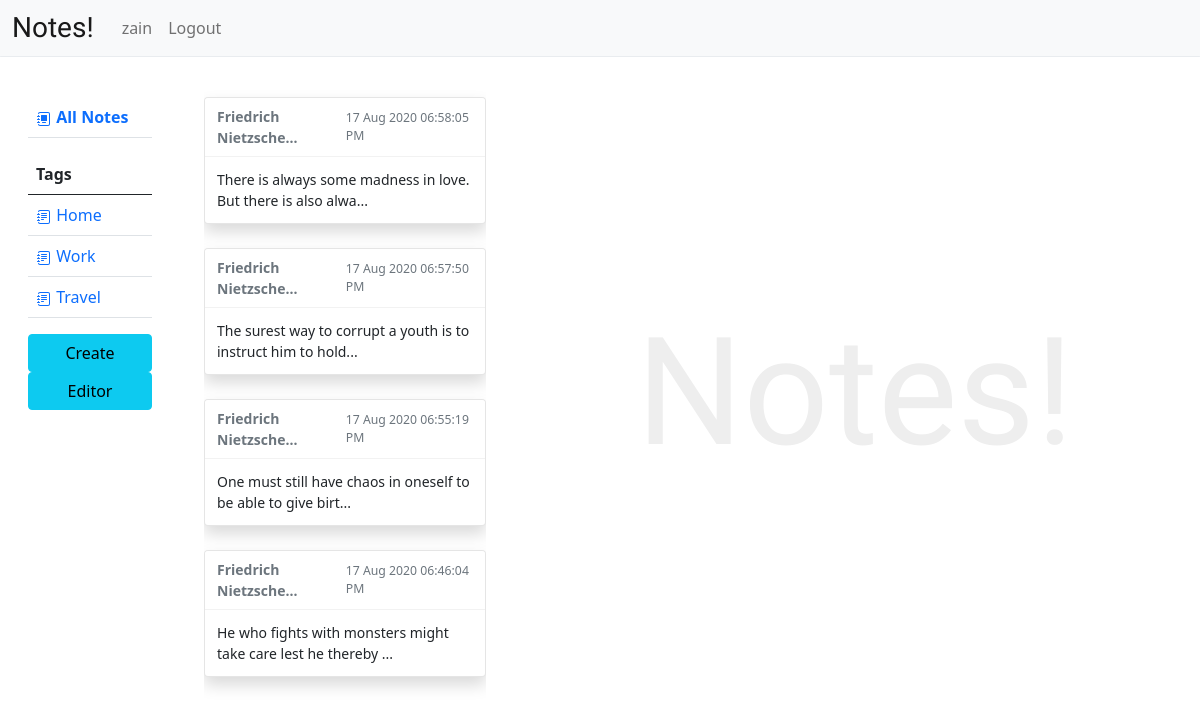
Page / (signed in) on the earlier database version.
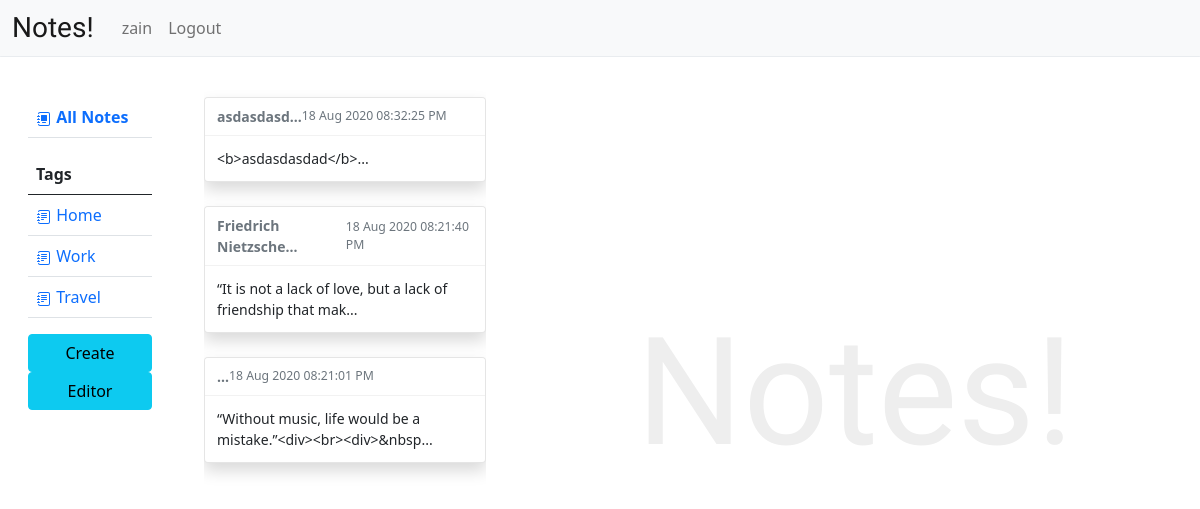
Same page on the later database version.
### models.py (models this page shows, shortened)
class Note(Base):
    __tablename__ = "notes"
    id = Column(Integer, primary_key=True)
    user_id = Column(Integer, ForeignKey("users.id"))
    title = Column(String(200))
    content = Column(String)
    tag = Column(String(40))
    timestamp = Column(TIMESTAMP)
    users = relationship("User", back_populates="notes")

### app.py (the view)
@app.route("/")
def index():
    if session.get("username"):
        notes = db.query(Note).filter_by(user_id=session["user_id"]).all()
        notes = reversed(list(notes))
        return render_template("dashboard.html", notes=notes)
    return render_template("index.html")

### templates/dashboard.html (shortened to what this page needs)
{% extends 'layout.html' %}  {% block body %}
<main style="height: 100%;">
  <div class="dashboard">
    <div class="row">
      <div class="user-menu col-2">
        <table class="table table-hover">
          <thead>
            <tr>
              <th scope="col" class="active" id="allNotesBtn">
                <a href=""
                  >
                  All Notes</a
                >
              </th>
            </tr>
          </thead>
        </table>
        <table class="table table-hover">
          <thead>
            <tr>
              <th scope="col">Tags</th>
            </tr>
          </thead>
          <tbody>
            <tr>
              <td class="noteTags" id="tagHome">
                <a href="">
                  Home</a
                >
              </td>
            </tr>
            <tr>
              <td class="noteTags" id="tagWork">
                <a href=""
                  >
                  Work</a
                >
              </td>
            </tr>
            <tr>
              <td class="noteTags" id="tagTravel">
                <a href=""
                  >
                  Travel</a
                >
              </td>
            </tr>
          </tbody>
        </table>
        <div class="mt-auto">
          <div class="create-btn">
            <div class="btn btn-info" style="width: 100%;" id="createNote">
              Create
            </div>
          </div>
        </div>
        <div class="mt-auto">
          <div class="create-btn">
            <div class="btn btn-info" style="width: 100%;" id="createEditor">
              Editor
            </div>
          </div>
        </div>
      </div>
      <div class="user-notes col-3">
        <div id="notesList">
          {% for note in notes %}
          <div
            class="toast show mb-4"
            role="alert"
            aria-live="assertive"
            aria-atomic="true"
            data-autohide="false"
          >
            <div class="toast-header">
              <strong class="mr-auto"
                >{{note.title[:20] + "..." | safe}}</strong
              >
              <small class="text-muted"
                >{{note.timestamp.strftime("%d %b %Y %I:%M:%S %p")}}</small
              >
            </div>
            <div class="toast-body">
              <div>
                {{note.content[:60] + "..." }}
              </div>
            </div>
          </div>
          {% endfor %}
        </div>
      </div>
      <div class="note col-7">
        <div class="m-5" id="noteDisplay">
          <div class="logo">
            <h1>Notes!</h1>
          </div>
        </div>
      </div>
    </div>
  </div>
</main>
{% endblock %}

### templates/layout.html (shortened to what this page needs)
<!DOCTYPE html>
<html lang="en">
  <head>
    <link
      rel="stylesheet"
      href="https://stackpath.bootstrapcdn.com/bootstrap/5.0.0-alpha1/css/bootstrap.min.css"
    />
    <link
      rel="stylesheet"
      href="{{ url_for('static', filename='css/style.css') }}"
    />
  </head>
  <body>
    <nav class="navbar navbar-expand-lg navbar-light bg-light">
      <div class="container-fluid">
        <a class="navbar-brand brand-name" href="/">
          Notes!
        </a>
        <div class="collapse navbar-collapse" id="navbarNav">
          <ul class="navbar-nav">
            {% if not session['username'] %}
            <li class="nav-item">
              <a class="nav-link active" aria-current="page" href="/">Home</a>
            </li>
            <li class="nav-item">
              <a class="nav-link" href="javascript:showForm('signInForm')"
                >Signin</a
              >
            </li>
            <li class="nav-item">
              <a class="nav-link" href="javascript:showForm('signUpForm')"
                >Signup</a
              >
            </li>
            {% else %}
            <li class="nav-item">
              <a class="nav-link">{{session['username']}}</a>
            </li>
            <li class="nav-item">
              <a class="nav-link" href="/logout">Logout</a>
            </li>
            {% endif %}
          </ul>
        </div>
      </div>
    </nav>
    <div class="progress" style="height: 1px;">
    </div>
    {% block body %}{% endblock %}
  </body>
</html>

### static/css/style.css (style rules this page uses)
.brand-name { font-family:"Satisfy",cursive }
nav .container-fluid .brand-name { line-height:1;margin:0 20px 0 0;padding:5 0 0 0;font-size:28px }
nav .container-fluid #navbarNav { width:auto }
.dashboard { height:calc(100vh - 56px);overflow:hidden }
.dashboard .row { height:100% }
.dashboard .row .user-menu { height:100%;padding:40px }
.dashboard .row .user-menu table a { text-decoration:none }
.dashboard .row .user-notes { height:100% }
.dashboard .row .user-notes #notesList { height:100%;padding:40px 0;overflow-y:scroll }
.dashboard .row .note #noteDisplay { height:100% }
.dashboard .row .note #noteDisplay .logo { height:100%;display:-webkit-box;display:-ms-flexbox;display:flex;-webkit-box-pack:center;-ms-flex-pack:center;justify-content:center;-webkit-box-align:center;-ms-flex-align:center;align-items:center;margin-top:-80px }
.dashboard .row .note #noteDisplay .logo h1 { font-family:"Satisfy",cursive;font-size:150px;color:#eee }

Differences in the rows shown:
removed Note: title "Friedrich Nietzsche...", timestamp "17 Aug 2020 06:58:05 PM", content "There is always some madness in love. But there is also alwa..."
changed Note: title "Friedrich Nietzsche..." → "asdasdasd..."; timestamp "17 Aug 2020 06:57:50 PM" → "18 Aug 2020 08:32:25 PM"; content "The surest way to corrupt a youth is to instruct him to hold..." → "<b>asdasdasdad</b>..."
changed Note "Friedrich Nietzsche...": timestamp "17 Aug 2020 06:55:19 PM" → "18 Aug 2020 08:21:40 PM"; content "One must still have chaos in oneself to be able to give birt..." → "“It is not a lack of love, but a lack of friendship that mak..."
changed Note: title "Friedrich Nietzsche..." → "..."; timestamp "17 Aug 2020 06:46:04 PM" → "18 Aug 2020 08:21:01 PM"; content "He who fights with monsters might take care lest he thereby ..." → "“Without music, life would be a mistake.”<div><br><div>&nbsp..."
